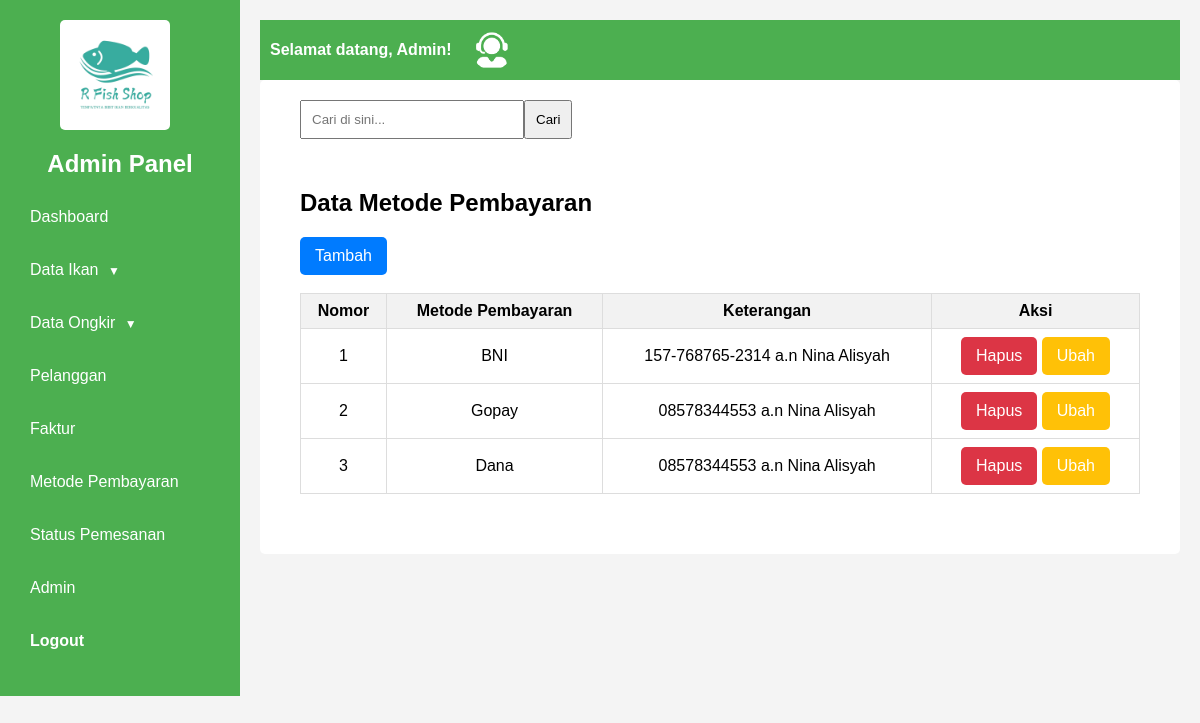
Page /admin/index.php?halaman=metode (signed in) on the committed database.
### tables this page shows
CREATE TABLE `metode_pembayaran` (
  `id_metode` varchar(10) NOT NULL,
  `metode` varchar(30) NOT NULL,
  `keterangan` varchar(50) NOT NULL
);

### admin/metode.php (the view)
<div class="report-box">
	<form action="index.php?halaman=carimetode" method="POST" class="search-box-data">
        <input type="text" name="keyword" placeholder="Cari di sini..." autocomplete="off">
        <button type="submit" name="cari">Cari</button>
    </form>
	<div class="product-table-container">
    <h2>Data Metode Pembayaran</h2>
    <a href="index.php?halaman=tambahmetode" class="btn-custom-primary">Tambah</a><br><br>
	<table class="product-table">
    <thead>
		<tr>
			<th>Nomor</th>
			<th>Metode Pembayaran</th>
			<th>Keterangan</th>
			<th>Aksi</th>
		</tr>
	</thead>
    <tbody>
		<?php $nomor=1; ?>
		<?php $ambil=$koneksi->query("SELECT * FROM metode_pembayaran");
		while($pecah = $ambil->fetch_assoc()){?>
		<tr>
			<td><center><?php echo $nomor; ?></td>
			<td><?php echo $pecah['metode']; ?></td>
			<td><?php echo $pecah['keterangan']; ?></td>
			<td>
				<a href="hapusmetode.php?id_metode=<?php echo $pecah['id_metode']?>" onclick="return confirm('Apakah Anda yakin ingin menghapus data?')" class="btn-custom-danger" name="hapus">Hapus</a>
				<a href="index.php?halaman=ubahmetode&id_metode=<?php echo $pecah['id_metode']?>" class="btn-custom-warning">Ubah</a>
			</td>
		</tr>
		<?php $nomor++; ?>
		<?php } ?>
	</tbody>
    </table>
    </div>
</div>

### css/styleadmin.css (style rules this page uses)
body { font-family: Arial, sans-serif; margin: 0; padding: 0; background-color: #f4f4f4; }
.report-box { background: #fff; padding: 20px; margin-bottom: 20px; border-radius: 5px; box-sizing: border-box; }
.search-box-data { display: flex; margin-left: 20px; margin-bottom: 10px; }
.search-box-data input { padding: 10px; width: 200px; }
.search-box-data button { padding: 10px; }
.product-table-container { background: #fff; padding: 20px; border-radius: 5px; margin-bottom: 20px; }
.product-table { width: 100%; border-collapse: collapse; }
.product-table th, .product-table td { border: 1px solid #ddd; padding: 8px; text-align: center; }
.product-table th { background: #f2f2f2; }
.btn-custom-primary { display: inline-block; padding: 10px 15px; color: white; background-color: #007bff; border: none; border-radius: 5px; text-decoration: none; text-align: center; }
.btn-custom-danger { display: inline-block; padding: 10px 15px; color: white; background-color: #dc3545; border: none; border-radius: 5px; text-decoration: none; text-align: center; }
.btn-custom-warning { display: inline-block; padding: 10px 15px; color: white; background-color: #ffc107; border: none; border-radius: 5px; text-decoration: none; text-align: center; }

### rows in the picture
metode_pembayaran: metode "BNI", keterangan "157-768765-2314 a.n Nina Alisyah"
metode_pembayaran: metode "Gopay", keterangan "08578344553 a.n Nina Alisyah"
metode_pembayaran: metode "Dana", keterangan "08578344553 a.n Nina Alisyah"
